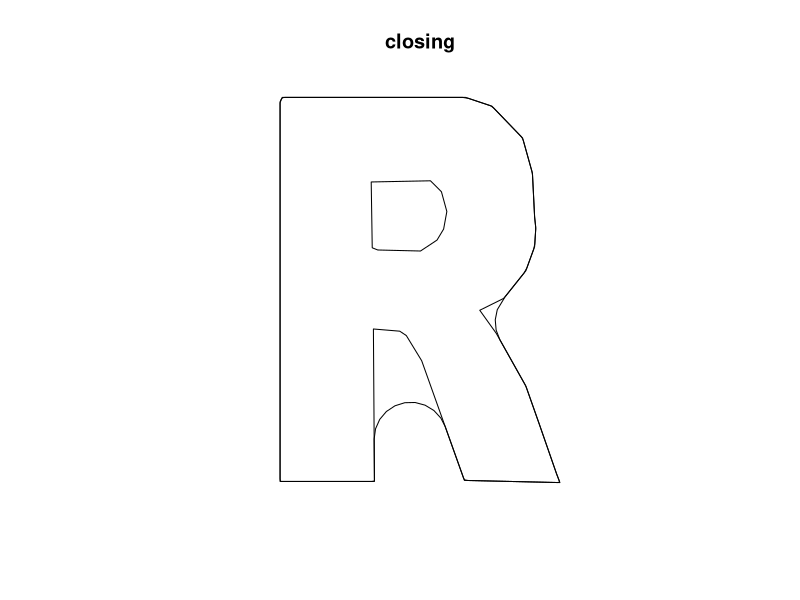
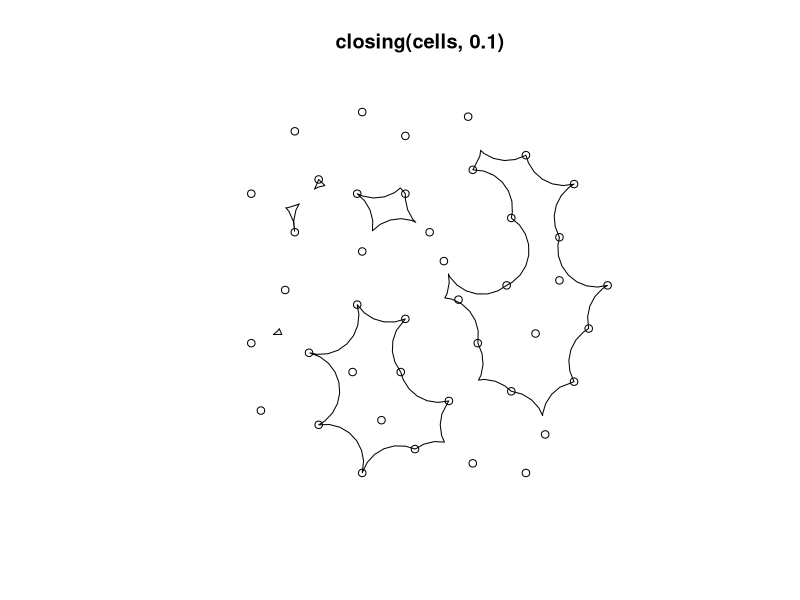

Generate these figures, in order, with R:
library(spatstat)


### Name: closing
### Title: Morphological Closing
### Aliases: closing closing.owin closing.ppp closing.psp
### Keywords: spatial math

### ** Examples

  v <- closing(letterR, 0.25)
  plot(v, main="closing")
  plot(letterR, add=TRUE)

  plot(closing(cells, 0.1))
  points(cells)
